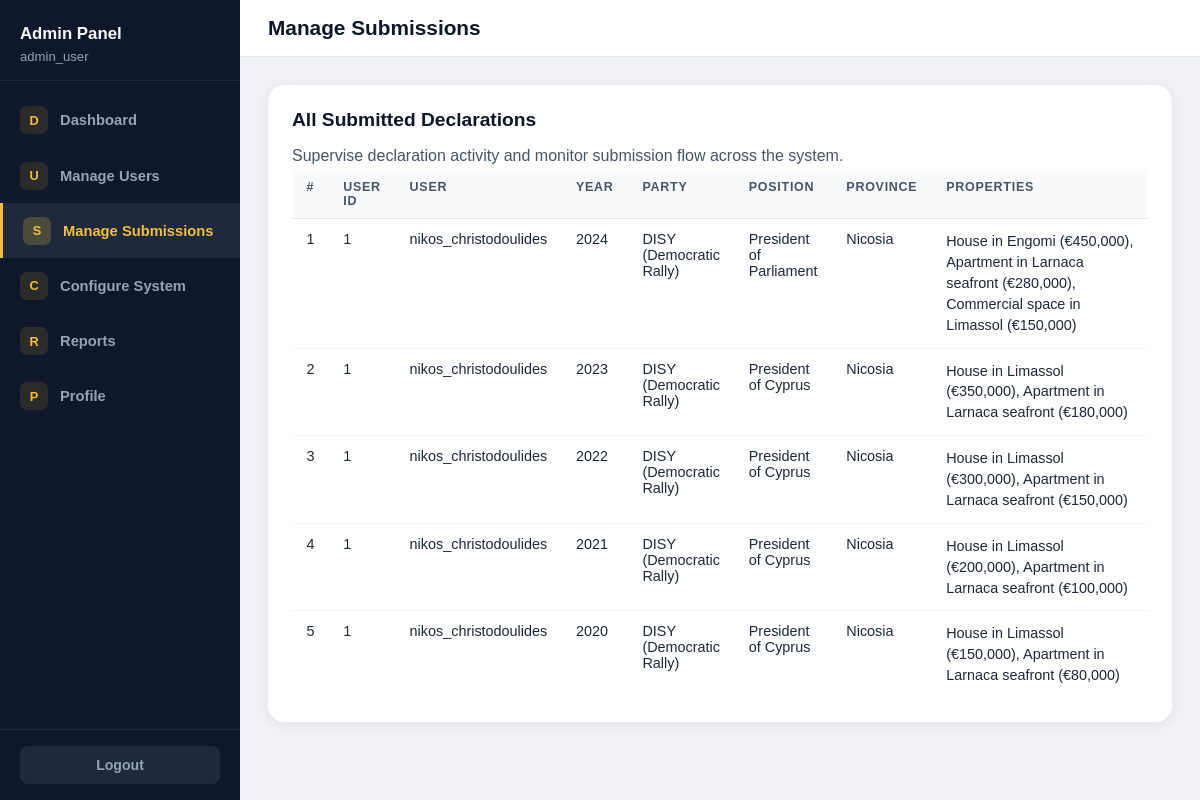
Page /modules/dashboard.php?section=manage-submissions (signed in) on the committed database.
### tables this page shows
CREATE TABLE declarations (
    id INT AUTO_INCREMENT PRIMARY KEY,
    user_id INT NOT NULL,
    declaration_year YEAR NOT NULL,
    party VARCHAR(255) NOT NULL,
    position VARCHAR(255) NOT NULL,
    province VARCHAR(255) NOT NULL,
    properties TEXT,
    vehicles TEXT,
    shares TEXT,
    debts TEXT,
    income DECIMAL(15, 2),
    created_at TIMESTAMP DEFAULT CURRENT_TIMESTAMP,
    FOREIGN KEY (user_id) REFERENCES users (id) ON DELETE CASCADE
);

CREATE TABLE users (
    id INT AUTO_INCREMENT PRIMARY KEY,
    username VARCHAR(255) NOT NULL UNIQUE,
    email VARCHAR(255) NOT NULL UNIQUE,
    password_hash TEXT NOT NULL,
    role ENUM('citizen', 'politician', 'admin') NOT NULL,
    created_at TIMESTAMP DEFAULT CURRENT_TIMESTAMP
);

### modules/admin/admin.php (the view, shortened to what this page needs)
<?php
require_once __DIR__ . '/../../includes/db.php';
$username = trim((string) ($_SESSION['username'] ?? 'Unknown Admin'));
$cssHref = 'style.css';
$logoutHref = '../../auth/logout.php';
if (basename((string) ($_SERVER['PHP_SELF'] ?? '')) === 'dashboard.php') {
	$cssHref = 'admin/style.css';
	$logoutHref = '../auth/logout.php';
}
$section = 'dashboard';
if (isset($_GET['section'])) {
	$section = $_GET['section'];
}
$sectionTitles = [
	'dashboard'           => 'Dashboard',
	'manage-users'        => 'Manage Users',
	'manage-submissions'  => 'Manage Submissions',
	'configure-system'    => 'Configure System',
	'reports'             => 'Reports',
	'profile'             => 'Profile',
];
$stats = [
	'users' => 0,
	'citizens' => 0,
	'politicians' => 0,
	'submissions' => 0,
];
$declarations_list = [];
try {
	$countUsersStmt = $pdo->prepare('SELECT COUNT(*) FROM users');
	$countUsersStmt->execute();
	$stats['users'] = (int) $countUsersStmt->fetchColumn();
	$countCitizensStmt = $pdo->prepare("SELECT COUNT(*) FROM users WHERE role = 'citizen'");
	$countCitizensStmt->execute();
	$stats['citizens'] = (int) $countCitizensStmt->fetchColumn();
	$countPoliticiansStmt = $pdo->prepare("SELECT COUNT(*) FROM users WHERE role = 'politician'");
	$countPoliticiansStmt->execute();
	$stats['politicians'] = (int) $countPoliticiansStmt->fetchColumn();
	$countSubmissionsStmt = $pdo->prepare('SELECT COUNT(*) FROM declarations');
	$countSubmissionsStmt->execute();
	$stats['submissions'] = (int) $countSubmissionsStmt->fetchColumn();
	if ($section === 'manage-submissions') {
		$declarationsStmt = $pdo->prepare('SELECT d.id, d.user_id, u.username, d.declaration_year, d.party, d.position, d.province, d.properties, d.vehicles, d.shares, d.debts, d.income, d.created_at FROM declarations d JOIN users u ON d.user_id = u.id ORDER BY d.id');
		$declarationsStmt->execute();
		$declarations_list = $declarationsStmt->fetchAll();
	}
} catch (PDOException $exception) {
}
?>
<!DOCTYPE html>
<html lang="en">
<head>
	<link rel="stylesheet" href="<?= htmlspecialchars($cssHref, ENT_QUOTES, 'UTF-8') ?>">
</head>
<body>
	<div class="admin-layout">
		<aside class="sidebar">
			<div class="sidebar-brand">
				<div class="brand-title">Admin Panel</div>
				<div class="brand-user"><?= htmlspecialchars($username, ENT_QUOTES, 'UTF-8') ?></div>
			</div>
			<nav class="sidebar-nav">
				<a href="?section=dashboard" class="nav-item <?= $section === 'dashboard' ? 'active' : '' ?>">
					<span class="nav-icon">D</span> Dashboard
				</a>
				<a href="?section=manage-users" class="nav-item <?= $section === 'manage-users' ? 'active' : '' ?>">
					<span class="nav-icon">U</span> Manage Users
				</a>
				<a href="?section=manage-submissions" class="nav-item <?= $section === 'manage-submissions' ? 'active' : '' ?>">
					<span class="nav-icon">S</span> Manage Submissions
				</a>
				<a href="?section=configure-system" class="nav-item <?= $section === 'configure-system' ? 'active' : '' ?>">
					<span class="nav-icon">C</span> Configure System
				</a>
				<a href="?section=reports" class="nav-item <?= $section === 'reports' ? 'active' : '' ?>">
					<span class="nav-icon">R</span> Reports
				</a>
				<a href="?section=profile" class="nav-item <?= $section === 'profile' ? 'active' : '' ?>">
					<span class="nav-icon">P</span> Profile
				</a>
			</nav>
			<div class="sidebar-bottom">
				<a class="sidebar-logout" href="<?= htmlspecialchars($logoutHref, ENT_QUOTES, 'UTF-8') ?>">Logout</a>
			</div>
		</aside>
		<div class="admin-content">
			<div class="content-header">
				<h2><?= htmlspecialchars($sectionTitles[$section], ENT_QUOTES, 'UTF-8') ?></h2>
			</div>
			<div class="content-body">
				<?php if ($section === 'dashboard'): ?>
				<div class="stats-row">
					<div class="stat-card">
						<span class="stat-label">Registered Users</span>
						<span class="stat-value"><?= $stats['users'] ?></span>
					</div>
					<div class="stat-card">
						<span class="stat-label">Submissions</span>
						<span class="stat-value"><?= $stats['submissions'] ?></span>
					</div>
					<div class="stat-card">
						<span class="stat-label">Citizens</span>
						<span class="stat-value"><?= $stats['citizens'] ?></span>
					</div>
					<div class="stat-card">
						<span class="stat-label">Politicians</span>
						<span class="stat-value"><?= $stats['politicians'] ?></span>
					</div>
				</div>
				<?php elseif ($section === 'manage-submissions'): ?>
				<div class="section-card">
					<h3>All Submitted Declarations</h3>
					<p>Supervise declaration activity and monitor submission flow across the system.</p>
					<div class="table-wrap">
					<table class="declarations-table">
						<thead>
							<tr><th>#</th><th>User ID</th><th>User</th><th>Year</th><th>Party</th><th>Position</th><th>Province</th><th>Properties</th><th>Vehicles</th><th>Shares</th><th>Debts</th><th>Income</th><th>Created At</th></tr>
						</thead>
						<tbody>
							<?php foreach ($declarations_list as $d): ?>
							<tr>
								<td><?= (int) $d['id'] ?></td>
								<td><?= (int) $d['user_id'] ?></td>
								<td><?= htmlspecialchars($d['username'], ENT_QUOTES, 'UTF-8') ?></td>
								<td><?= htmlspecialchars($d['declaration_year'], ENT_QUOTES, 'UTF-8') ?></td>
								<td><?= htmlspecialchars($d['party'], ENT_QUOTES, 'UTF-8') ?></td>
								<td><?= htmlspecialchars($d['position'], ENT_QUOTES, 'UTF-8') ?></td>
								<td><?= htmlspecialchars($d['province'], ENT_QUOTES, 'UTF-8') ?></td>
								<td class="text-cell"><?= htmlspecialchars((string) ($d['properties'] ?? ''), ENT_QUOTES, 'UTF-8') ?></td>
							</tr>
							<?php endforeach; ?>
						</tbody>
					</table>
					</div>
				</div>
				<?php endif; ?>
			</div>
		</div>
	</div>
</body>
</html>

### modules/admin/style.css (style rules this page uses)
* { box-sizing: border-box; margin: 0; padding: 0; }
body { font-family: Arial, sans-serif; background: #f0f2f5; color: #1f2937; }
.admin-layout { display: flex; min-height: 100vh; }
.sidebar { width: 240px; background: #0f172a; color: #cbd5e1; display: flex; flex-direction: column; flex-shrink: 0; }
.sidebar-brand { padding: 1.5rem 1.25rem 1rem; border-bottom: 1px solid #1e293b; }
.sidebar-brand .brand-title { font-size: 1.05rem; font-weight: 700; color: #f8fafc; }
.sidebar-brand .brand-user { font-size: 0.82rem; color: #94a3b8; margin-top: 0.3rem; }
.sidebar-nav { flex: 1; padding: 0.75rem 0; }
.nav-item { display: flex; align-items: center; gap: 0.75rem; padding: 0.85rem 1.25rem; text-decoration: none; color: #94a3b8; font-size: 0.92rem; font-weight: 600; }
.nav-item.active { background: #1e293b; color: #f3bf3a; border-left: 3px solid #f3bf3a; }
.nav-icon { width: 28px; height: 28px; border-radius: 7px; background: rgba(243, 191, 58, 0.12); color: #f3bf3a; display: flex; align-items: center; justify-content: center; font-size: 0.8rem; font-weight: 700; flex-shrink: 0; }
.nav-item.active .nav-icon { background: rgba(243, 191, 58, 0.22); }
.sidebar-bottom { padding: 1rem 1.25rem; border-top: 1px solid #1e293b; }
.sidebar-logout { display: block; text-align: center; padding: 0.7rem; border-radius: 8px; background: #1e293b; color: #94a3b8; text-decoration: none; font-size: 0.88rem; font-weight: 600; }
.admin-content { flex: 1; display: flex; flex-direction: column; min-width: 0; }
.content-header { background: #fff; border-bottom: 1px solid #e2e8f0; padding: 1rem 1.75rem; display: flex; justify-content: space-between; align-items: center; }
.content-header h2 { font-size: 1.3rem; color: #0f172a; }
.content-body { padding: 1.75rem; flex: 1; }
.section-card { background: #fff; border-radius: 16px; padding: 1.5rem; box-shadow: 0 2px 12px rgba(15, 23, 42, 0.07); margin-bottom: 1.25rem; }
.section-card h3 { font-size: 1.2rem; color: #0f172a; margin-bottom: 0.75rem; }
.section-card p, .section-card li { color: #475569; line-height: 1.65; }
table { width: 100%; border-collapse: collapse; font-size: 0.9rem; }
.table-wrap { width: 100%; overflow-x: auto; }
.declarations-table { min-width: 1550px; }
.declarations-table td, .declarations-table th { vertical-align: top; }
.declarations-table .text-cell { min-width: 220px; white-space: normal; word-break: break-word; line-height: 1.45; }
th { text-align: left; padding: 0.65rem 0.9rem; background: #f8fafc; color: #475569; font-size: 0.78rem; text-transform: uppercase; letter-spacing: 0.06em; border-bottom: 1px solid #e2e8f0; }
td { padding: 0.75rem 0.9rem; border-bottom: 1px solid #f1f5f9; color: #1f2937; }
tr:last-child td { border-bottom: 0; }

### rows in the picture
declarations: id "1", user "1", user.username "nikos_christodoulides", declaration_year "2024", party "DISY (Democratic Rally)", position "President of Parliament", province "Nicosia", properties "House in Engomi (€450,000), Apartment in Larnaca seafront (€280,000), Commercial space in Limassol (€150,000)"
declarations: id "2", user "1", user.username "nikos_christodoulides", declaration_year "2023", party "DISY (Democratic Rally)", position "President of Cyprus", province "Nicosia", properties "House in Limassol (€350,000), Apartment in Larnaca seafront (€180,000)"
declarations: id "3", user "1", user.username "nikos_christodoulides", declaration_year "2022", party "DISY (Democratic Rally)", position "President of Cyprus", province "Nicosia", properties "House in Limassol (€300,000), Apartment in Larnaca seafront (€150,000)"
declarations: id "4", user "1", user.username "nikos_christodoulides", declaration_year "2021", party "DISY (Democratic Rally)", position "President of Cyprus", province "Nicosia", properties "House in Limassol (€200,000), Apartment in Larnaca seafront (€100,000)"
declarations: id "5", user "1", user.username "nikos_christodoulides", declaration_year "2020", party "DISY (Democratic Rally)", position "President of Cyprus", province "Nicosia", properties "House in Limassol (€150,000), Apartment in Larnaca seafront (€80,000)"

### other values in the picture
$username "admin_user"
$sectionTitles[$section] "Manage Submissions"
